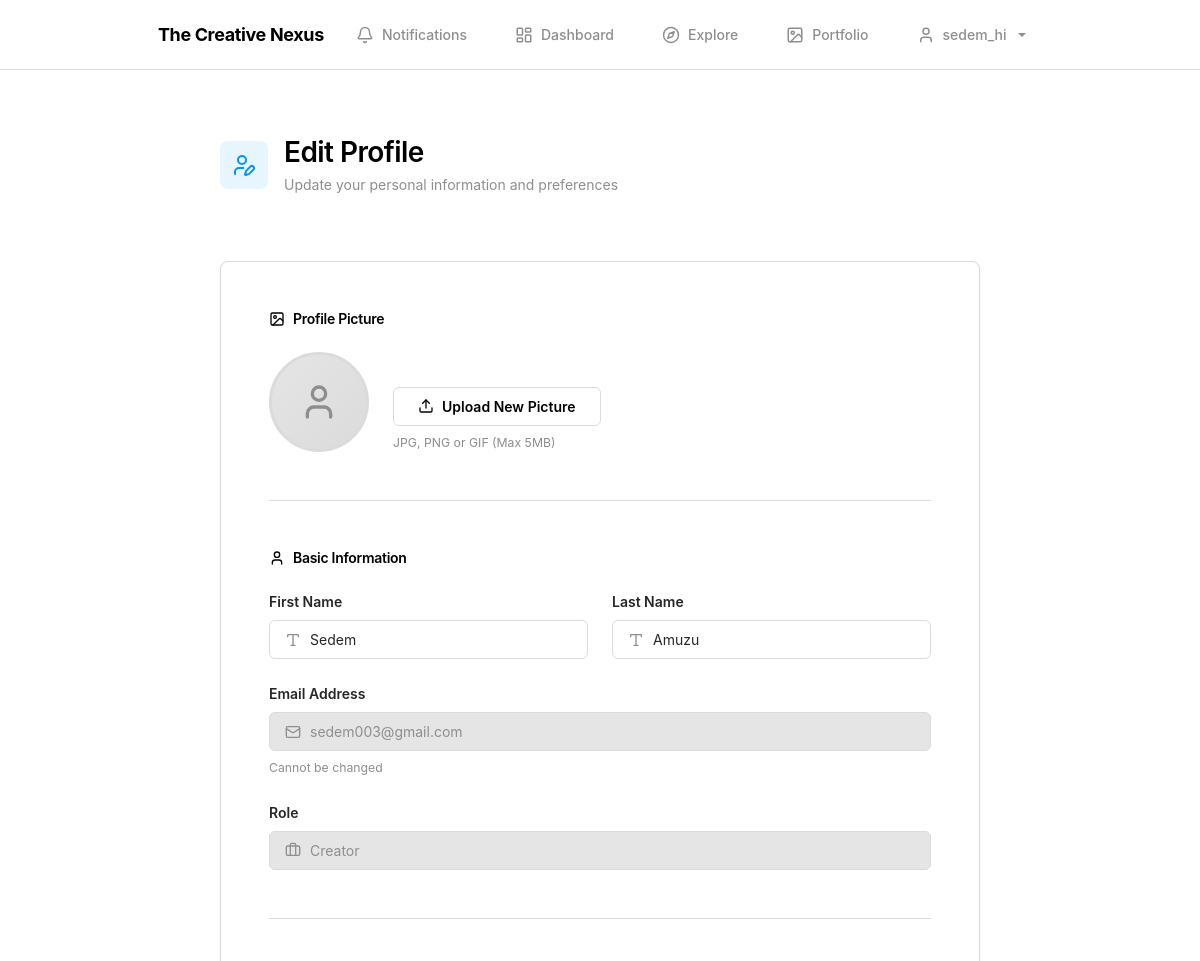
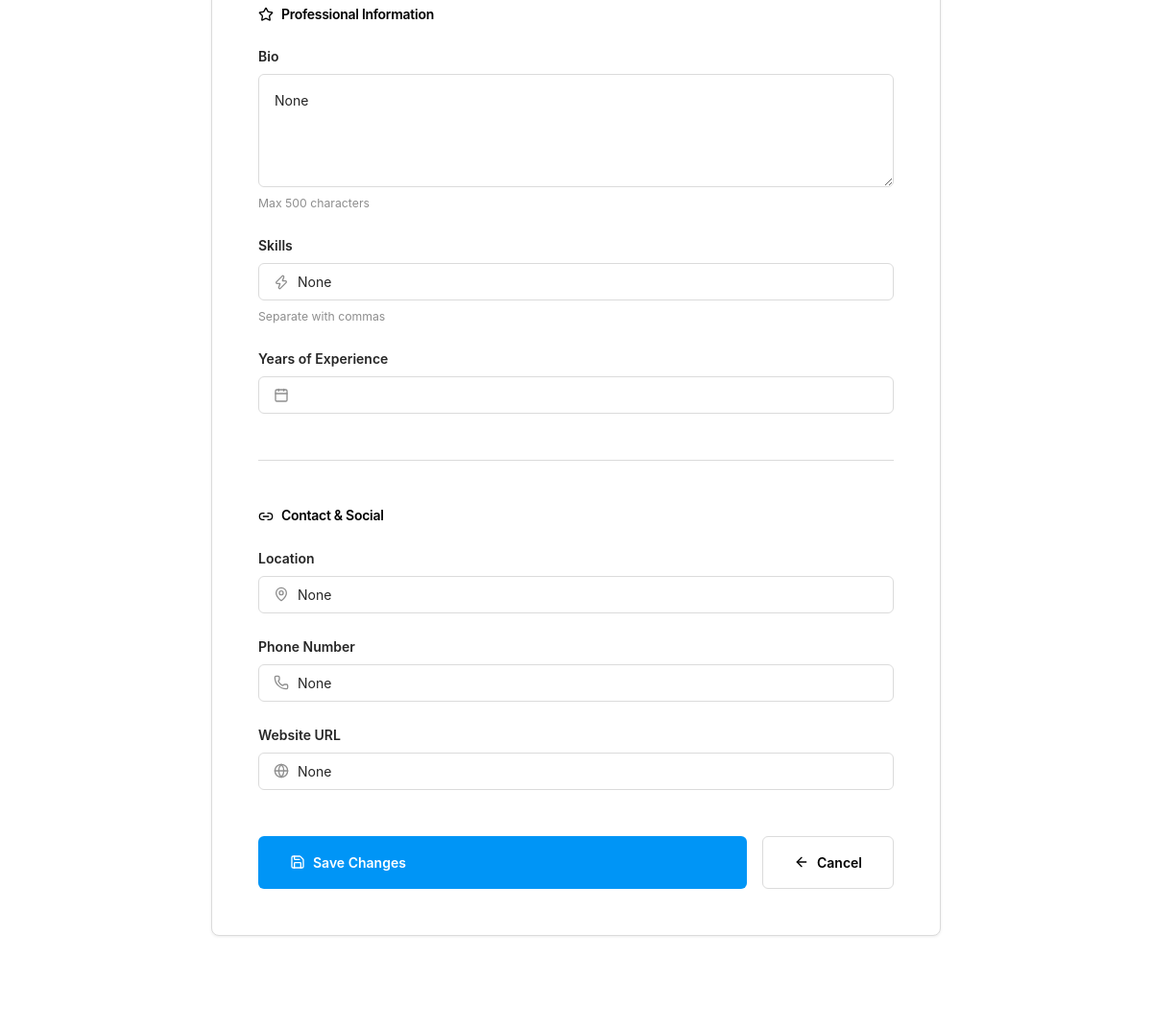
The app's page /profile/ (signed in, upper part), older data (2 pictures, top to bottom).
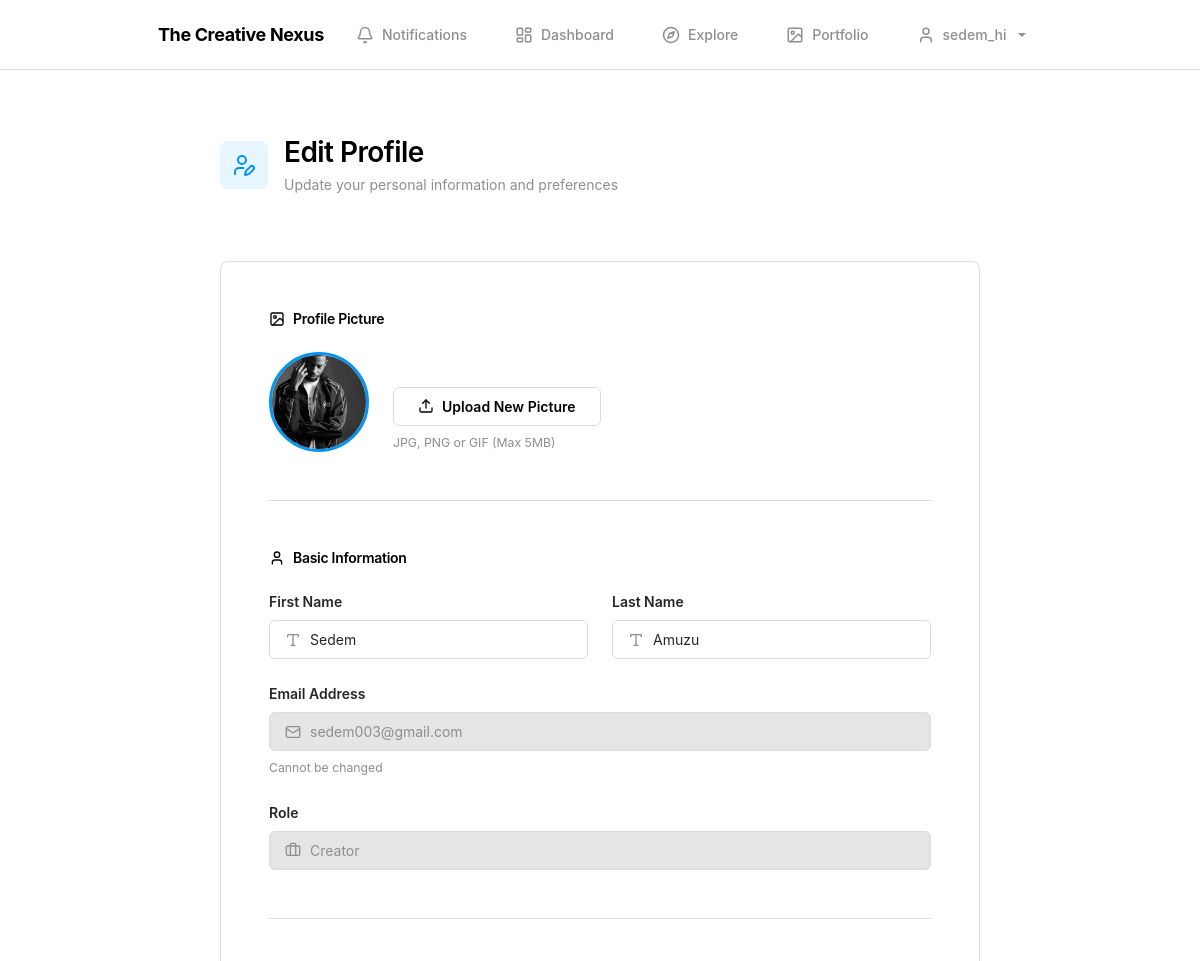
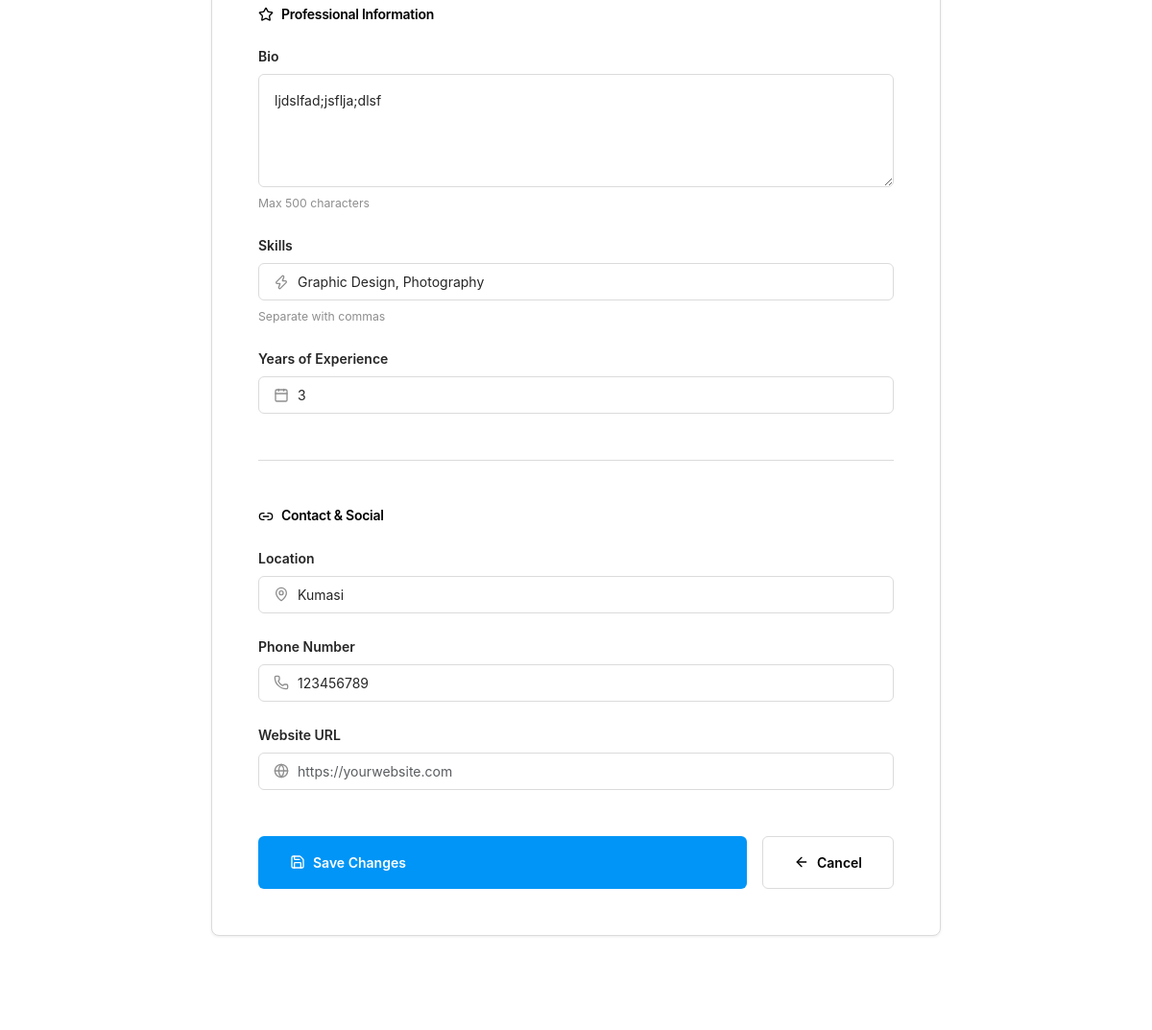
The same page, newer data (2 pictures, top to bottom).
### accounts/models.py (models this page shows, shortened)
class UserProfile(models.Model):
    user = models.OneToOneField(
        CustomUser, on_delete=models.CASCADE, related_name='profile')
    role = models.CharField(
        max_length=20, choices=ROLE_CHOICES, default='creator')
    bio = models.TextField(blank=True, null=True)
    profile_picture = models.ImageField(
        upload_to='profiles/', blank=True, null=True)
    location = models.CharField(max_length=255, blank=True, null=True)
    phone = models.CharField(max_length=20, blank=True, null=True)
    website = models.URLField(blank=True, null=True)
    skills = models.TextField(blank=True, null=True,
                              help_text="Comma-separated list of skills")
    years_experience = models.IntegerField(blank=True, null=True)
    portfolio_url = models.URLField(blank=True, null=True)
    is_verified = models.BooleanField(default=False)
    verification_date = models.DateTimeField(blank=True, null=True)
    created_at = models.DateTimeField(auto_now_add=True)
    updated_at = models.DateTimeField(auto_now=True)
    class Meta:
        ordering = ['-created_at']
    def get_role_display(self):
        return dict(ROLE_CHOICES).get(self.role, 'Unknown')

### core/template_views.py (the view, shortened to what this page needs)
# urls.py: path('profile/', profile_view, name='profile'),
@login_required(login_url='login')
def profile_view(request):
    user = request.user
    profile, _ = UserProfile.objects.get_or_create(user=user)
    context = {'profile': profile, 'user': user}
    return render(request, 'accounts/profile.html', context)

### templates/accounts/profile.html (shortened to what the changed rows need)
{% extends 'base.html' %}
{% block content %}
<section style="padding: var(--space-3xl) 0; min-height: calc(100vh - 200px);">
    <div class="container-premium">
        <div class="row justify-content-center">
            <div class="col-md-8">
                <div style="margin-bottom: var(--space-3xl);">
                    <div style="display: flex; align-items: center; gap: var(--space-md); margin-bottom: var(--space-lg);">
                        <div>
                            <h1 style="margin: 0; font-size: 28px;">Edit Profile</h1>
                        </div>
                    </div>
                </div>
                <div class="card" style="background: var(--color-surface); border: 1px solid var(--color-border); border-radius: var(--radius-lg); box-shadow: var(--shadow-sm);">
                    <div class="card-body" style="padding: var(--space-2xl);">
                        <form method="post" enctype="multipart/form-data">
                            <div style="margin-bottom: var(--space-2xl); padding-bottom: var(--space-2xl); border-bottom: 1px solid var(--color-border);">
                                <div style="display: flex; align-items: flex-end; gap: var(--space-lg);">
                                    <div style="flex-shrink: 0;">
                                        {% if profile.profile_picture %}
                                            <img src="{{ profile.profile_picture.url }}" alt="Profile" style="width: 100px; height: 100px; border-radius: 50%; object-fit: cover; border: 3px solid var(--color-accent); display: block;">
                                        {% else %}
                                            <div style="width: 100px; height: 100px; border-radius: 50%; background: linear-gradient(135deg, var(--color-border-light), var(--color-border)); display: flex; align-items: center; justify-content: center; border: 3px solid var(--color-border);">
                                                <i data-lucide="user" style="width: 40px; height: 40px; color: var(--color-text-muted);"></i>
                                            </div>
                                        {% endif %}
                                    </div>
                                </div>
                            </div>
                            <div style="margin-bottom: var(--space-2xl); padding-bottom: var(--space-2xl); border-bottom: 1px solid var(--color-border);">
                                <div style="margin-bottom: 0;">
                                    <div style="position: relative;">
                                        <i data-lucide="briefcase" style="position: absolute; left: var(--space-md); top: 50%; transform: translateY(-50%); width: 16px; height: 16px; color: var(--color-text-muted);"></i>
                                        <input type="text" class="form-control" id="role" value="{{ profile.get_role_display }}" disabled style="padding-left: 2.5rem; border-radius: var(--radius-md); border: 1px solid var(--color-border); background: var(--color-border-light); color: var(--color-text-muted);">
                                    </div>
                                </div>
                            </div>
                            <div style="margin-bottom: var(--space-2xl); padding-bottom: var(--space-2xl); border-bottom: 1px solid var(--color-border);">
                                <div style="margin-bottom: var(--space-lg);">
                                    <label for="bio" class="form-label" style="font-weight: 600; margin-bottom: var(--space-sm); display: block;">Bio</label>
                                    <textarea class="form-control" id="bio" name="bio" rows="4" placeholder="Tell us about yourself..." style="border-radius: var(--radius-md); border: 1px solid var(--color-border); padding: var(--space-md); font-family: var(--font-body);">{{ profile.bio }}</textarea>
                                    <small style="display: block; margin-top: var(--space-sm); color: var(--color-text-muted);">Max 500 characters</small>
                                </div>
                                <div style="margin-bottom: var(--space-lg);">
                                    <div style="position: relative;">
                                        <i data-lucide="zap" style="position: absolute; left: var(--space-md); top: 50%; transform: translateY(-50%); width: 16px; height: 16px; color: var(--color-text-muted);"></i>
                                        <input type="text" class="form-control" id="skills" name="skills" value="{{ profile.skills }}" placeholder="e.g., Graphic Design, Illustration, 3D Modeling" style="padding-left: 2.5rem; border-radius: var(--radius-md); border: 1px solid var(--color-border);">
                                    </div>
                                </div>
                                <div style="margin-bottom: 0;">
                                    <div style="position: relative;">
                                        <i data-lucide="calendar" style="position: absolute; left: var(--space-md); top: 50%; transform: translateY(-50%); width: 16px; height: 16px; color: var(--color-text-muted);"></i>
                                        <input type="number" class="form-control" id="experience" name="years_experience" value="{{ profile.years_experience }}" style="padding-left: 2.5rem; border-radius: var(--radius-md); border: 1px solid var(--color-border);">
                                    </div>
                                </div>
                            </div>
                            <div style="margin-bottom: var(--space-2xl);">
                                <div style="margin-bottom: var(--space-lg);">
                                    <div style="position: relative;">
                                        <i data-lucide="map-pin" style="position: absolute; left: var(--space-md); top: 50%; transform: translateY(-50%); width: 16px; height: 16px; color: var(--color-text-muted);"></i>
                                        <input type="text" class="form-control" id="location" name="location" value="{{ profile.location }}" placeholder="City, Country" style="padding-left: 2.5rem; border-radius: var(--radius-md); border: 1px solid var(--color-border);">
                                    </div>
                                </div>
                                <div style="margin-bottom: var(--space-lg);">
                                    <div style="position: relative;">
                                        <i data-lucide="phone" style="position: absolute; left: var(--space-md); top: 50%; transform: translateY(-50%); width: 16px; height: 16px; color: var(--color-text-muted);"></i>
                                        <input type="tel" class="form-control" id="phone" name="phone" value="{{ profile.phone }}" style="padding-left: 2.5rem; border-radius: var(--radius-md); border: 1px solid var(--color-border);">
                                    </div>
                                </div>
                                <div style="margin-bottom: 0;">
                                    <div style="position: relative;">
                                        <i data-lucide="globe" style="position: absolute; left: var(--space-md); top: 50%; transform: translateY(-50%); width: 16px; height: 16px; color: var(--color-text-muted);"></i>
                                        <input type="url" class="form-control" id="website" name="website" value="{{ profile.website }}" placeholder="https://yourwebsite.com" style="padding-left: 2.5rem; border-radius: var(--radius-md); border: 1px solid var(--color-border);">
                                    </div>
                                </div>
                            </div>
                        </form>
                    </div>
                </div>
            </div>
        </div>
    </div>
</section>
{% endblock %}

Row changes from the older to the newer data that the page shows:
changed UserProfile "Creator": profile_picture: picture added; bio "None" → "ljdslfad;jsflja;dlsf"; skills "None" → "Graphic Design, Photography"; years_experience (not shown) → "3"; location "None" → "Kumasi"; phone "None" → "123456789"; profile_picture empty → "profiles/IMG_51101.JPG" (drawn); website "None" → (not shown)
